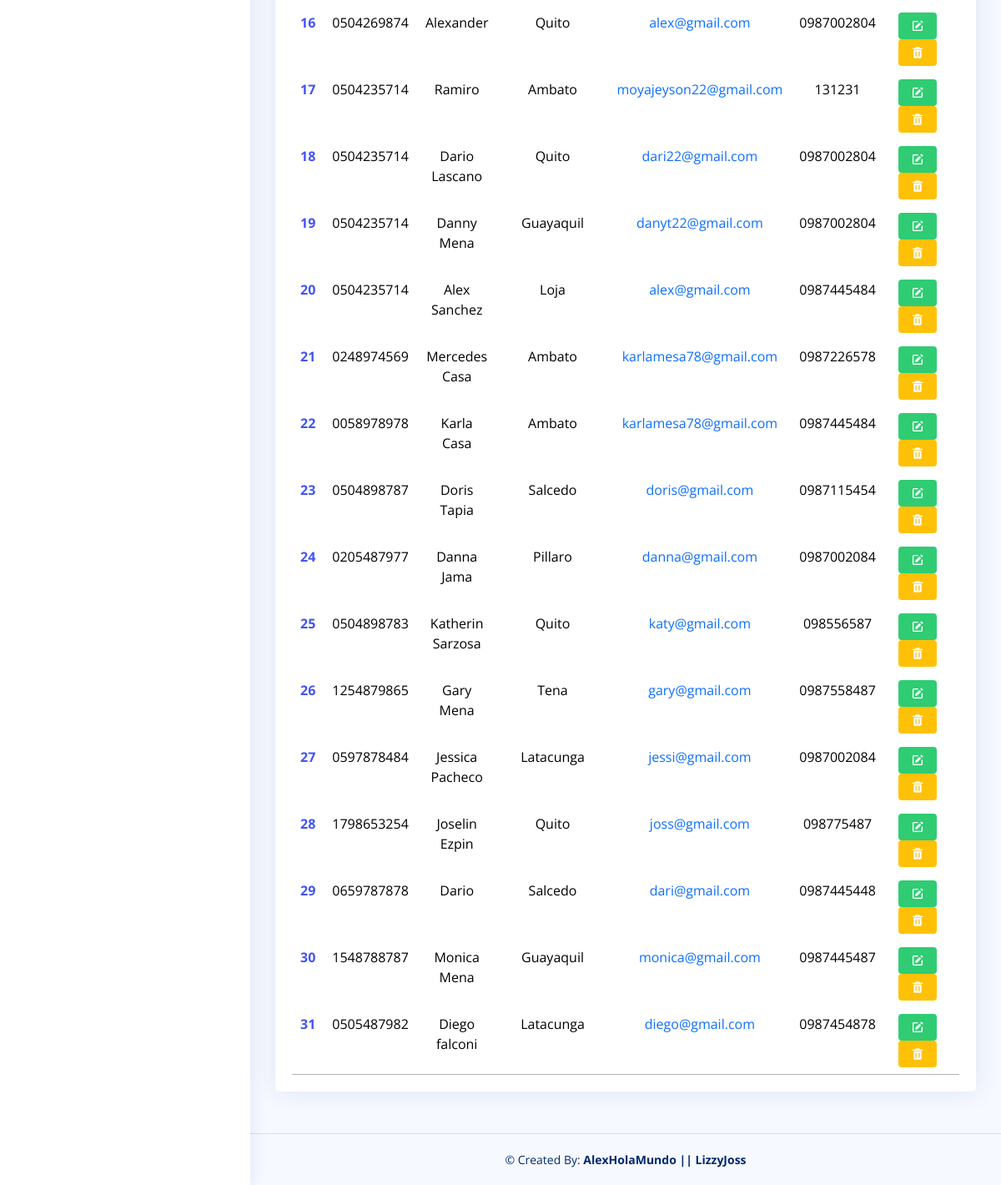
Before: /listaClientes/ (lower part) with the older database file.
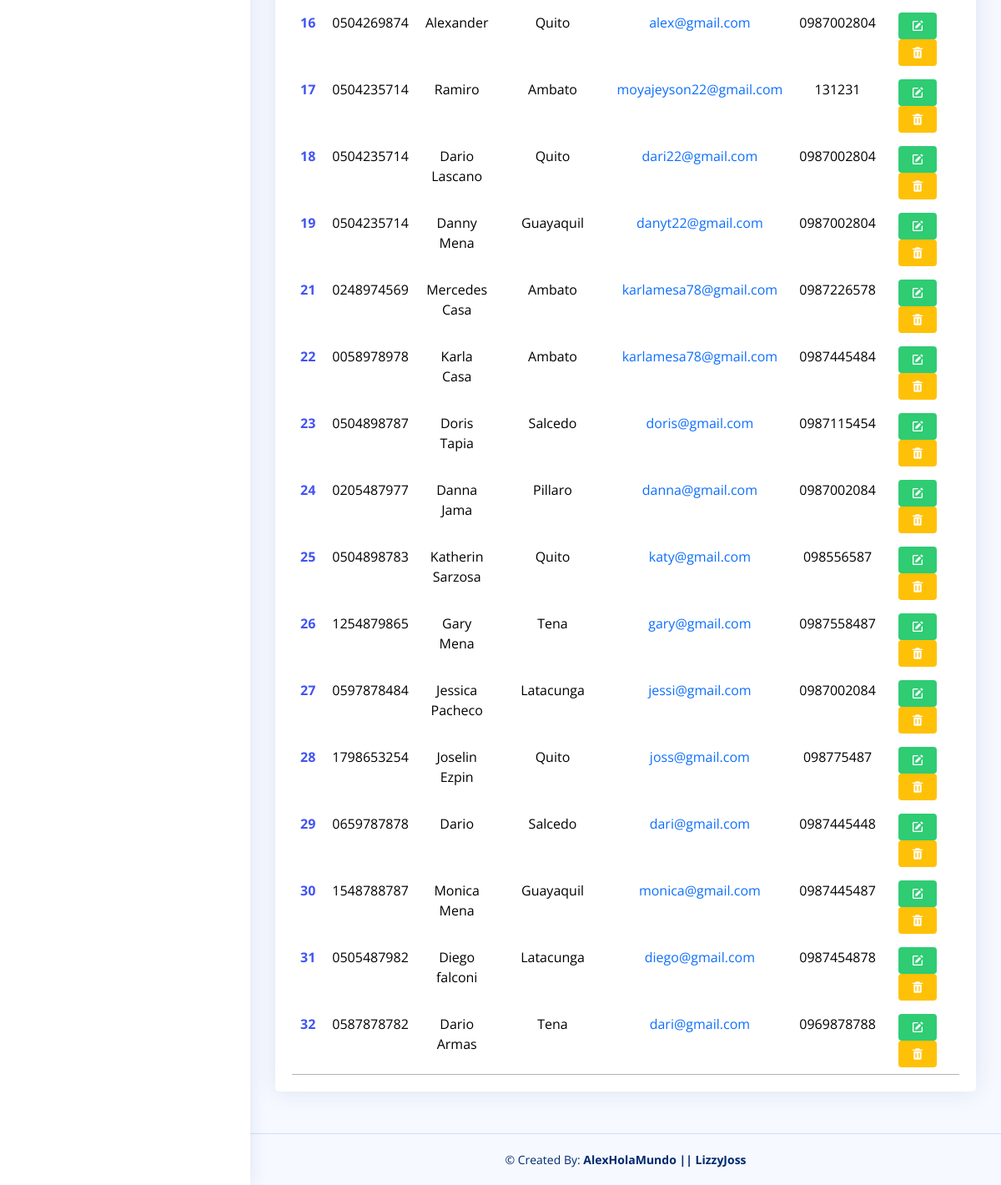
After: the same page with the newer database file.
### Aplicaciones/Importaciones/models.py (models this page shows, shortened)
class Cliente(models.Model):
    idCliente = models.AutoField(primary_key=True)
    cedula = models.CharField(max_length=10)
    nombre = models.CharField(max_length=50)
    direccion = models.CharField(max_length=100)
    email = models.EmailField()
    telefono = models.CharField(max_length=15)

### Aplicaciones/Importaciones/views.py (the view)
# urls.py: path('listaClientes/', views.listaClientes),
def listaClientes(request):
    clienteBdd=Cliente.objects.all()
    return render(request, 'Cliente/listaClientes.html', {'clientes':clienteBdd})

### Aplicaciones/Importaciones/templates/Cliente/listaClientes.html (shortened to what this page needs)
{% extends '../plantilla.html'%} {%block contenido%} {%load static%}
<main id="main" class="main">
  <section class="section">
    <div class="row">
      <div class="col-12">
        <div class="card recent-sales overflow-auto">
          <div class="card-body">
            <table class="table table-borderless datatable" id="exportaciones">
              <tbody>
                {%for cliente in clientes%}
                <tr>
                  <th class="text-center">
                    <a href="">{{cliente.idCliente}}</a>
                  </th>
                  <td class="text-center" data-cedula="{{cliente.cedula}}">
                    {{cliente.cedula}}
                  </td>
                  <td class="text-center" data-nombre="{{cliente.nombre}}">
                    {{cliente.nombre}}
                  </td>
                  <td
                    class="text-center w-25"
                    data-direccion="{{cliente.direccion}}"
                  >
                    {{cliente.direccion}}
                  </td>
                  <td
                    class="text-primary text-center"
                    data-email="{{cliente.email}}"
                  >
                    {{cliente.email}}
                  </td>
                  <td class="text-center" data-telefono="{{cliente.telefono}}">
                    {{cliente.telefono}}
                  </td>
                  <td class="text-center w-auto">
                    <a
                      href=""
                      data-toggle="modal"
                      data-target="#modalEditar{{cliente.idCliente}}"
                      data-cliente-id="{{cliente.idCliente}}"
                      class="btn-editar-trigger"
                    >
                      <i class="bx bxs-edit btn-editar" title="Editar"></i>
                    </a>
                    <a
                      href="javascript:void(0);"
                      onclick="eliminarCliente('/eliminarCliente/{{cliente.idCliente}}')"
                      ><i class="bx bxs-trash btn-eliminar" title="Eliminar"></i
                    ></a>
                  </td>
                </tr>
                {%endfor%}
              </tbody>
            </table>
          </div>
        </div>
      </div>
    </div>
  </section>
</main>
{%endblock%}

Changed rows visible on the page:
removed Cliente: idCliente "20", cedula "0504235714", nombre "Alex Sanchez", direccion "Loja", email "alex@gmail.com", telefono "0987445484"
added Cliente: idCliente "32", cedula "0587878782", nombre "Dario Armas", direccion "Tena", email "dari@gmail.com", telefono "0969878788"
